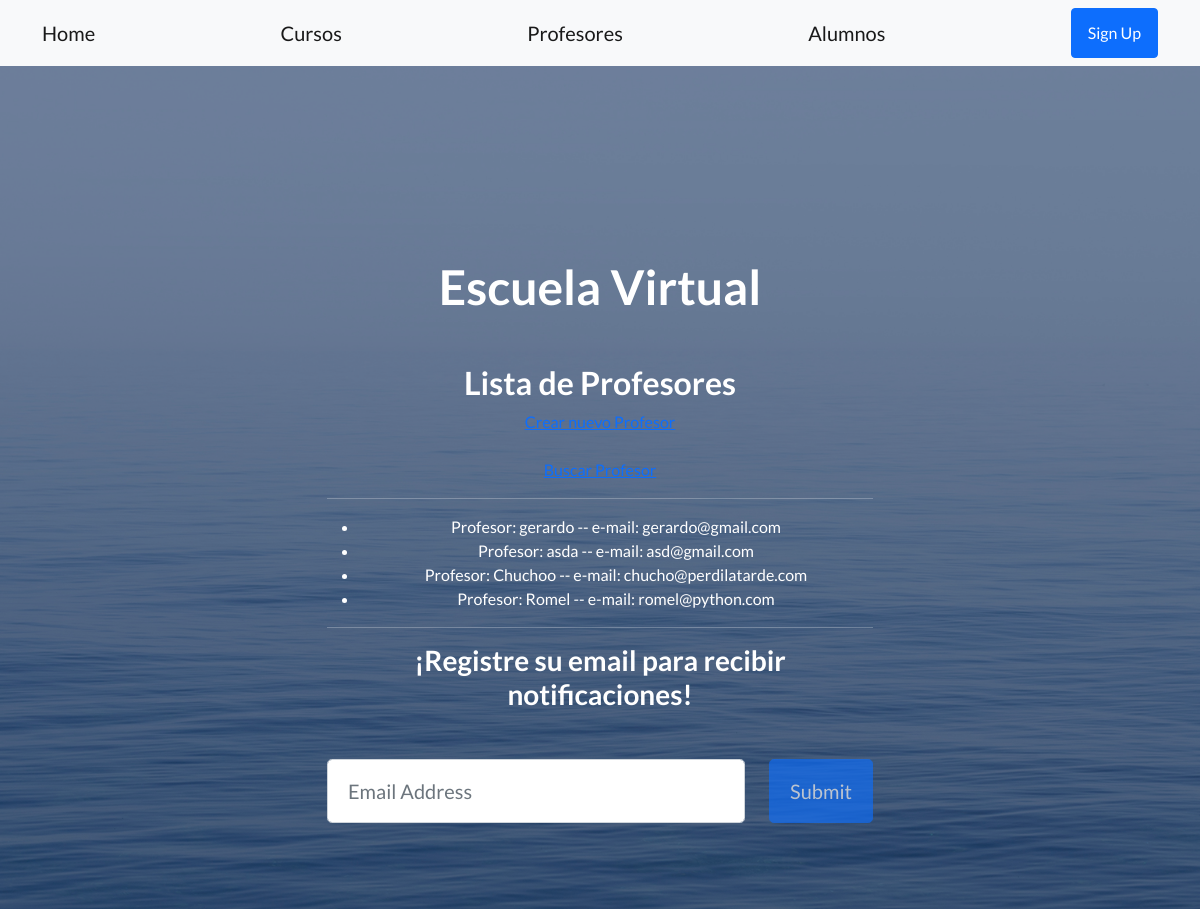
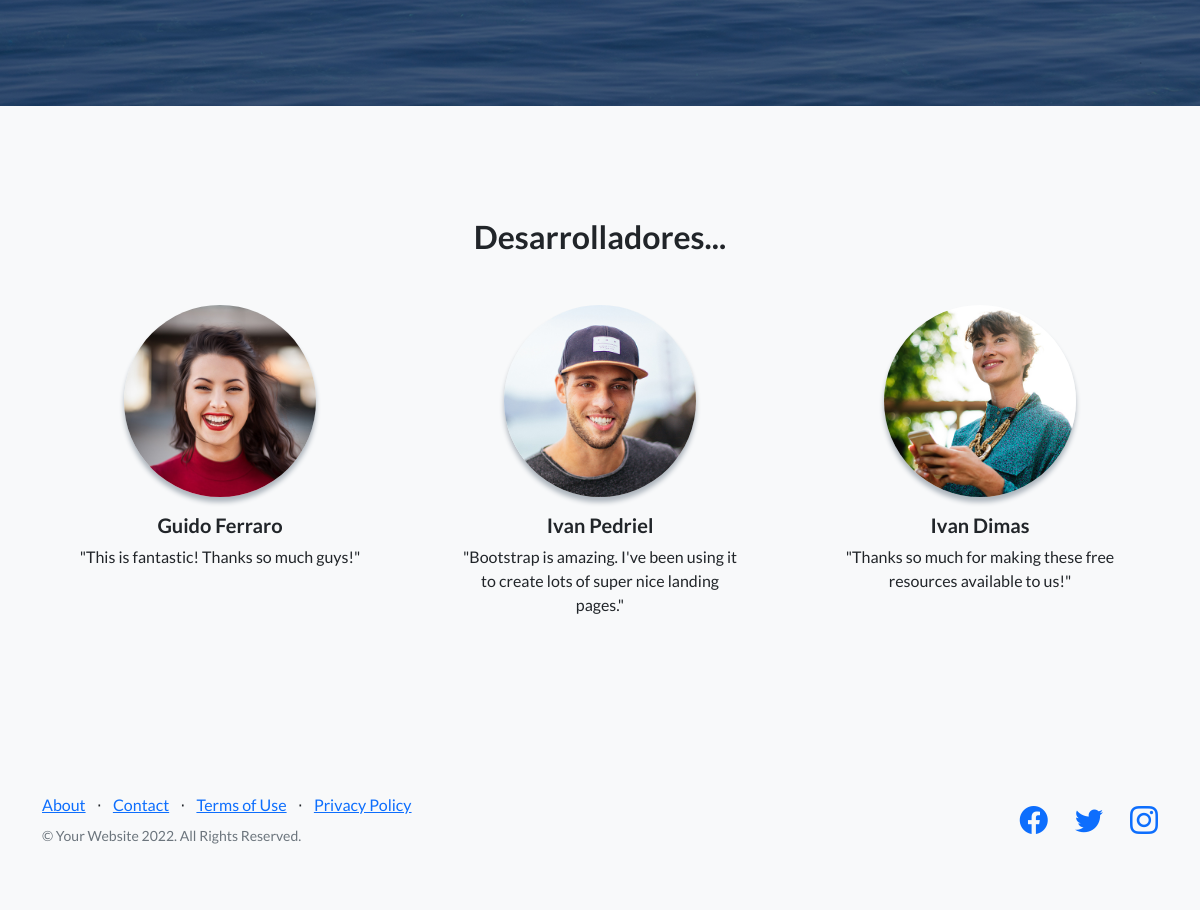
The page /profesores/ on the database its author committed (2 pictures, top to bottom).
### App1/models.py (models this page shows)
class Profesor(models.Model):
    name = models.CharField(max_length=20)
    born = models.DateField()
    email = models.EmailField()

### App1/views.py (the view)
# urls.py: path('profesores/', views.profesores, name ='Profesores'),
def profesores(request):
    profesors = Profesor.objects.all()
    context_dict = {
        'profesors': profesors
    }
    return render(request, 'App1/profesores.html',context_dict)

### App1/templates/App1/profesores.html
{% extends "App1/index.html" %}
{% load static %}
{% block contenidoQueCambia %}
<h2>Lista de Profesores</h2>
<a class="card_custom" href="{% url 'Profesores_form' %}">Crear nuevo Profesor</a>
<br></br>
<a class="card_custom" href="#!">Buscar Profesor</a>
<hr></hr>
<ul>
    {% for p in profesors %}
        <li>
            Profesor: {{p.name}}
            -- e-mail: {{p.email}}
        </li>
    {% endfor %}
</ul>
<hr></hr>
{% endblock %}

### rows shown on the page
Profesor: name "gerardo", email "gerardo@gmail.com"
Profesor: name "asda", email "asd@gmail.com"
Profesor: name "Chuchoo", email "chucho@perdilatarde.com"
Profesor: name "Romel", email "romel@python.com"
